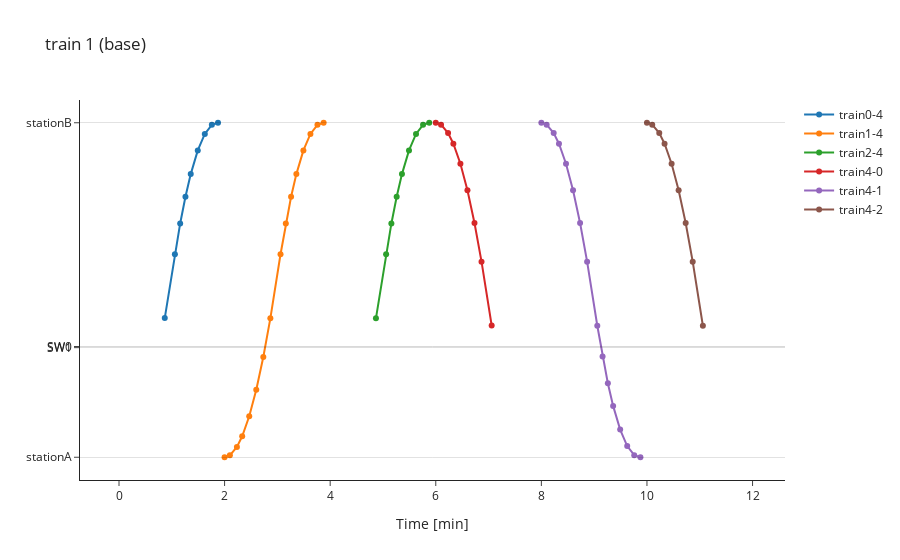

Source (notebook cell):
### Code cell
sim.space_time_chart_plotly(1, points_to_show=['station','switch'], eco_or_base='base')

### Figure 1 — Plotly figure (JSON) as saved in the notebook; plotly's stock layout.template omitted (floating-point values rounded to 4 significant figures)
{"data": [{"name": "train0-4", "type": "scatter", "x": [0, 0.1, 0.2333, 0.3333, 0.4667, 0.6, 0.7333, 0.8667, 1.059, 1.159, 1.259, 1.359, 1.492, 1.625, 1.759, 1.875], "y": [null, null, null, null, null, null, null, 609.4, 889, 1024, 1141, 1240, 1344, 1416, 1456, 1465]}, {"name": "train1-4", "type": "scatter", "x": [2, 2.1, 2.233, 2.333, 2.467, 2.6, 2.733, 2.867, 3.059, 3.159, 3.259, 3.359, 3.493, 3.626, 3.759, 3.876], "y": [0, 8.294, 45.07, 91.81, 179.4, 295.5, 439.2, 608.4, 889, 1024, 1141, 1240, 1344, 1416, 1456, 1465]}, {"name": "train2-4", "type": "scatter", "x": [4, 4.1, 4.233, 4.333, 4.467, 4.6, 4.733, 4.867, 5.059, 5.159, 5.259, 5.359, 5.493, 5.626, 5.759, 5.876], "y": [null, null, null, null, null, null, null, 608.4, 889, 1024, 1141, 1240, 1344, 1416, 1456, 1465]}, {"name": "train4-0", "type": "scatter", "x": [6, 6.1, 6.233, 6.333, 6.467, 6.6, 6.733, 6.867, 7.059, 7.159, 7.259, 7.359, 7.492, 7.625, 7.759, 7.875], "y": [1465, 1457.0, 1420.0, 1373.0, 1286.0, 1169.0, 1026.0, 856.6, 577, null, null, null, null, null, null, null]}, {"name": "train4-1", "type": "scatter", "x": [8, 8.1, 8.233, 8.333, 8.467, 8.6, 8.733, 8.867, 9.059, 9.159, 9.259, 9.359, 9.493, 9.626, 9.759, 9.876], "y": [1465, 1457.0, 1420.0, 1373.0, 1286.0, 1169.0, 1026.0, 856.6, 576, 441, 324, 225, 121, 49, 9, 0]}, {"name": "train4-2", "type": "scatter", "x": [10, 10.1, 10.23, 10.33, 10.47, 10.6, 10.73, 10.87, 11.06, 11.16, 11.26, 11.36, 11.49, 11.63, 11.76, 11.88], "y": [1465, 1457.0, 1420.0, 1373.0, 1286.0, 1169.0, 1026.0, 856.6, 576, null, null, null, null, null, null, null]}], "layout": {"hovermode": "x unified", "shapes": [{"line": {"color": "black", "width": 0.5}, "type": "line", "x0": 0, "x1": 1, "xref": "x domain", "y0": 0, "y1": 0, "yref": "y"}, {"line": {"color": "black", "width": 0.5}, "type": "line", "x0": 0, "x1": 1, "xref": "x domain", "y0": 480, "y1": 480, "yref": "y"}, {"line": {"color": "black", "width": 0.5}, "type": "line", "x0": 0, "x1": 1, "xref": "x domain", "y0": 485, "y1": 485, "yref": "y"}, {"line": {"color": "black", "width": 0.5}, "type": "line", "x0": 0, "x1": 1, "xref": "x domain", "y0": 1465, "y1": 1465, "yref": "y"}], "title": {"text": "train 1 (base)"}, "xaxis": {"title": {"text": "Time [min]"}}, "yaxis": {"tickmode": "array", "ticktext": ["stationA", "SW1", "SW0", "stationB"], "tickvals": [0, 480, 485, 1465]}}}
